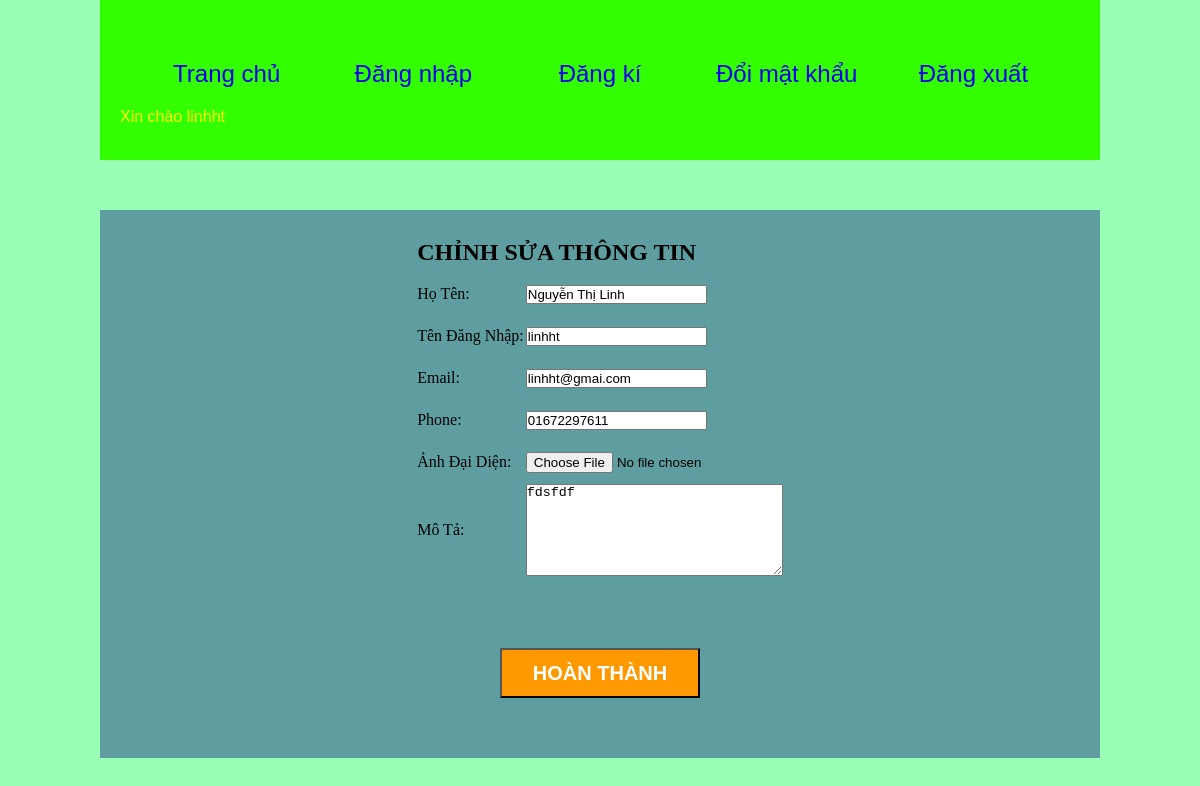
/index.php?page_layout=chinh_sua&id=20 (signed in), run on the app's committed database.
### tables this page shows
CREATE TABLE IF NOT EXISTS `profile` (
  `ID` int(10) NOT NULL AUTO_INCREMENT,
  `TEN` varchar(50) DEFAULT NULL,
  `TEN_DN` varchar(50) DEFAULT NULL,
  `EMAIL` varchar(50) DEFAULT NULL,
  `PHONE` varchar(11) DEFAULT NULL,
  `ANH` varchar(255) DEFAULT NULL,
  `MO_TA` varchar(255) DEFAULT NULL,
  `MAT_KHAU` varchar(255) DEFAULT NULL,
  `ID_QUYEN` int(10) DEFAULT NULL,
  `nguoi_gt` varchar(50) NOT NULL,
  `ngay` datetime NOT NULL DEFAULT CURRENT_TIMESTAMP,
  PRIMARY KEY (`ID`)
);

### chinh_sua.php (the view, shortened to what this page needs)
<?php
$id = $_GET['id'];
$sql = "SELECT * FROM profile WHERE ID= ".$id;
$query = mysql_query($sql);
$row = mysql_fetch_array($query);
?>
<!DOCTYPE html PUBLIC "-//W3C//DTD XHTML 1.0 Transitional//EN" "http://www.w3.org/TR/xhtml1/DTD/xhtml1-transitional.dtd">
<html xmlns="http://www.w3.org/1999/xhtml">
<head>
<link rel="stylesheet" type="text/css" href="style.css" />
</head>
<body>
<div class="main" >
<form method="post" enctype="multipart/form-data">
<table>
	<tr>
    	<td colspan="2"><h2> CHỈNH SỬA THÔNG TIN</h2></td>
    </tr>
	<tr>
    	<td>Họ Tên:</td>
        <td><input type="text" placeholder="Họ tên đầy đủ của bạn" name="ho_ten" value="<?php echo $row['TEN']?>" /><?php if(isset($error_ho_ten)){echo $error_ho_ten;}?></td>
    </tr>
    <tr>
    	<td>Tên Đăng Nhập:</td>
        <td><input type="text" placeholder="Dùng để đăng nhập vào trang web" name="ten_dn" value="<?php echo $row['TEN_DN']?>" /><?php if(isset($error_ten_dn)){echo $error_ten_dn;}?></td>
    </tr>
    <tr>
    	<td>Email:</td>
        <td><input type="text" placeholder="Email của bạn" name="email" value="<?php echo $row['EMAIL']?>" /><?php if(isset($error_email)){echo $error_email;}?></td>
    </tr>
    <tr>
    	<td>Phone:</td>
        <td><input type="text" placeholder="Số điện thoại của bạn" name="phone" value="<?php echo $row['PHONE']?>" /><?php if(isset($error_phone)){echo $error_phone;}?></td>
    </tr>
    <tr>
    	<td>Ảnh Đại Diện:</td>
        <td><input type="file" name="anh_dd" /><input type="hidden" name="anh_dd" value="<?php echo $row['ANH'];?>" /></td>
    </tr>
    <tr>
    	<td>Mô Tả:</td>
        <td><textarea cols="30" rows="6" name="mo_ta" placeholder="Hãy giới thiệu về bản thân"><?php echo $row['MO_TA'];?></textarea><?php if(isset($error_mo_ta)){echo $error_mo_ta;}?></td>
    </tr>
</table>
<button type="submit" name="submit" class="button" value="submit">HOÀN THÀNH</button>
</form>
</div>
</body>
</html>

### style.css (style rules this page uses)
* { margin:0; padding:0; }
body { background:#99FFB4; }
.main { height:auto; background: cadetblue; width:1000px; margin:auto; margin-top:50px; padding:20px 0px; }
.main table { margin:auto; }
.main table tr { height:40px; }
.main table tr td { text-align:left; }
.button { margin-left:400px; margin-top:70px; margin-bottom:40px; width:200px; height:50px; font-size:20px; color:#fff; background:#F90; font-weight:bold; }

### data on the page
profile: ho_ten "Nguyễn Thị Linh", ten_dn "linhht", email "linhht@gmai.com", phone "01672297611", mo_ta "fdsfdf"

### other printed values
$_SESSION["dn_ten"] "linhht"
